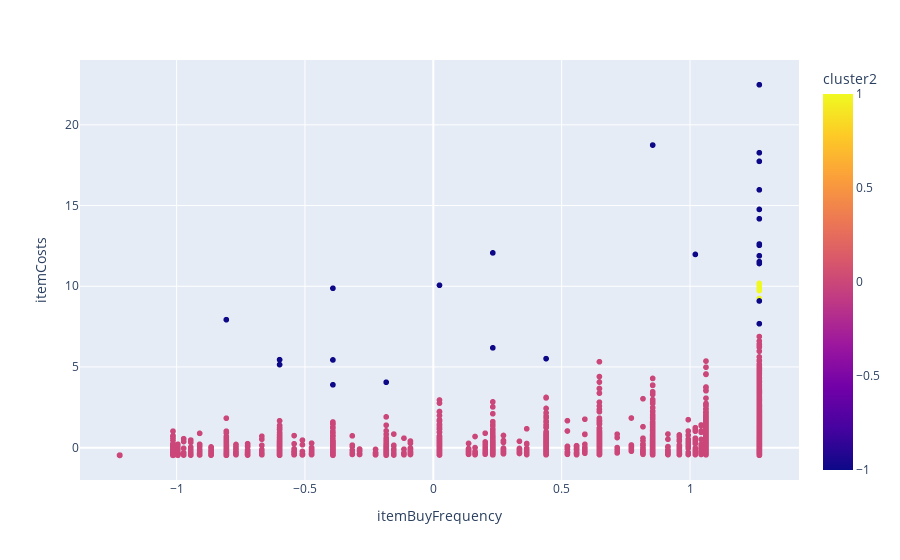

The notebook cell this image was saved under:
### Code cell
shopeasy_df_scaled['cluster2'] = best_dict2['best_labels']
shopeasy_df_scaled['cluster2'].value_counts()
fig = px.scatter(shopeasy_df_scaled, x='itemBuyFrequency', y='itemCosts', color='cluster2')

fig.show()

### Figure 1 — Plotly figure (JSON) as saved in the notebook; plotly's stock layout.template omitted (floating-point values rounded to 4 significant figures; data arrays with more than 128 entries replaced by an {"elided": "..."} marker saying what was removed)
{"data": [{"hovertemplate": "itemBuyFrequency=%{x}<br>itemCosts=%{y}<br>cluster2=%{marker.color}<extra></extra>", "legendgroup": "", "marker": {"color": {"elided": "8950 int values"}, "coloraxis": "coloraxis", "symbol": "circle"}, "mode": "markers", "name": "", "showlegend": false, "type": "scattergl", "x": {"elided": "8950 float values"}, "xaxis": "x", "y": {"elided": "8950 float values"}, "yaxis": "y"}], "layout": {"coloraxis": {"colorbar": {"title": {"text": "cluster2"}}, "colorscale": [[0, "#0d0887"], [0.1111, "#46039f"], [0.2222, "#7201a8"], [0.3333, "#9c179e"], [0.4444, "#bd3786"], [0.5556, "#d8576b"], [0.6667, "#ed7953"], [0.7778, "#fb9f3a"], [0.8889, "#fdca26"], [1, "#f0f921"]]}, "legend": {"tracegroupgap": 0}, "margin": {"t": 60}, "xaxis": {"anchor": "y", "domain": [0, 1], "title": {"text": "itemBuyFrequency"}}, "yaxis": {"anchor": "x", "domain": [0, 1], "title": {"text": "itemCosts"}}}}
